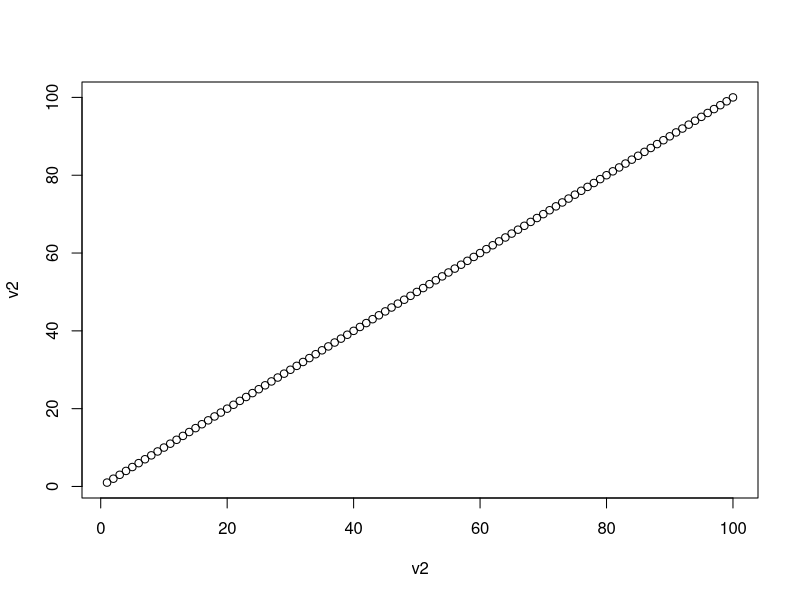
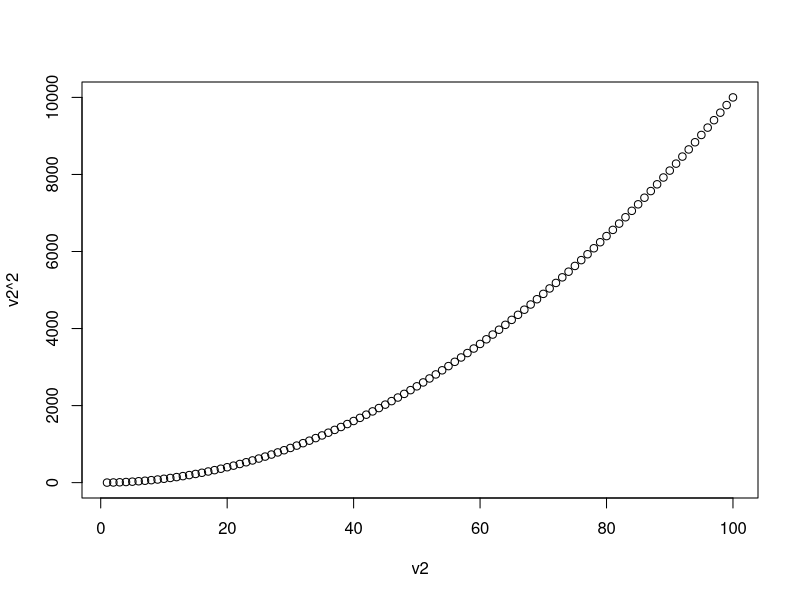
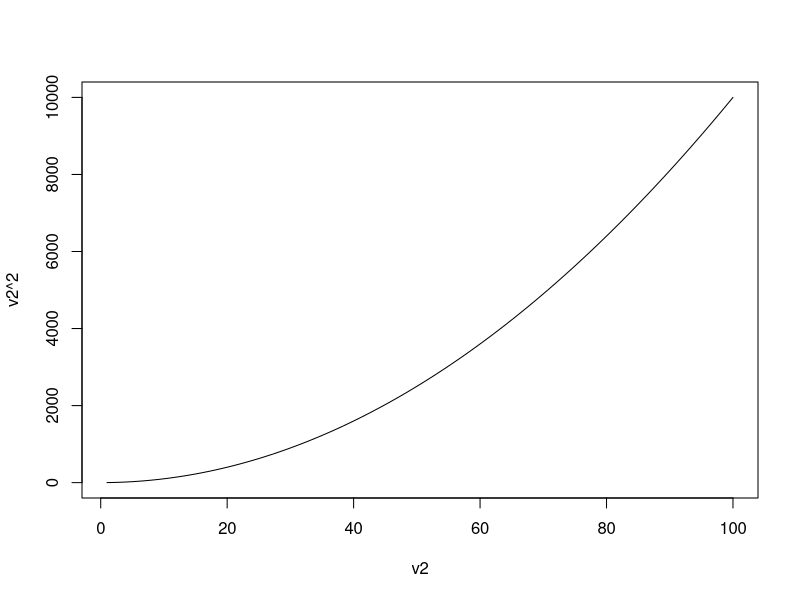
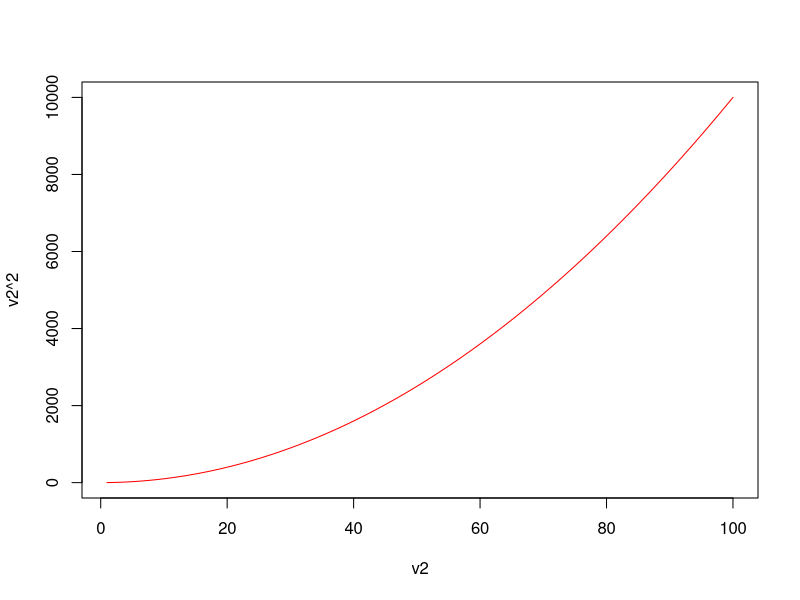
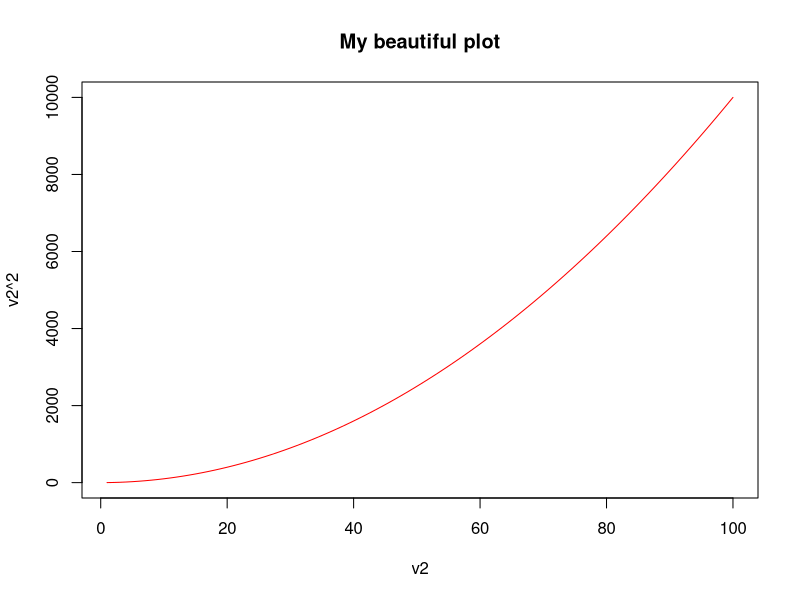
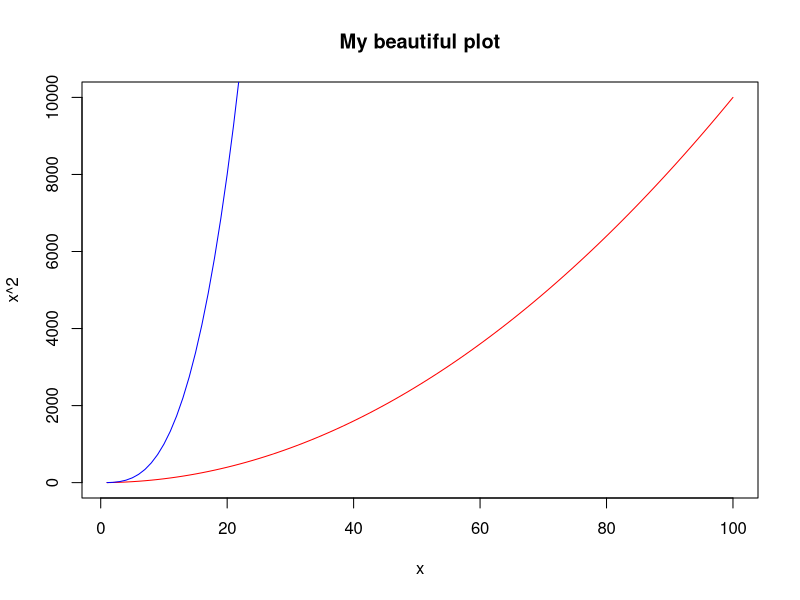
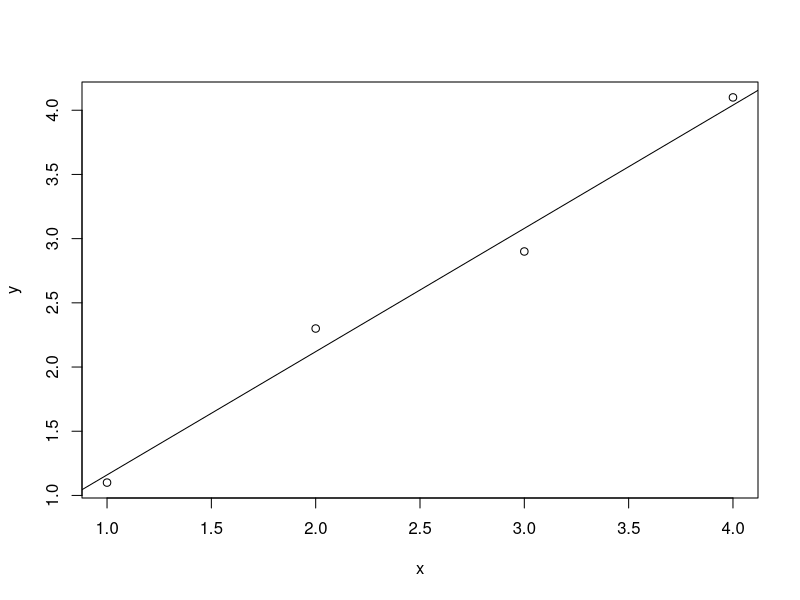
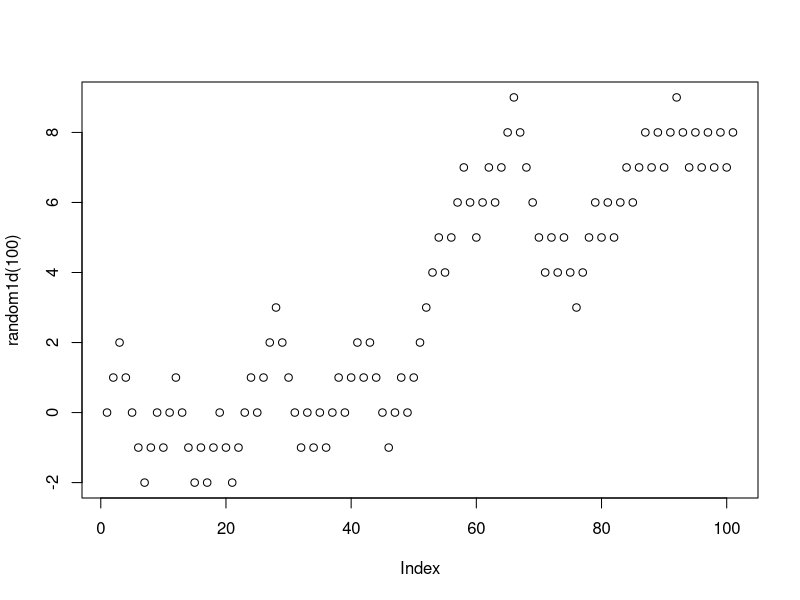

Write R code to recreate these figures, in order.
## ---- chunk 1
# Introduction to variables
# Variables can be any sequence of letter and numbers, but 
# it cannot start with a number
x = 2
x <- 4
2+2 
y <- x^5
y


# Introduction to vectors
v1 <- c(2,3,6,12)
v2 <- 1:100
length(v2)
v2
v3 <- seq(1,100,5)  # call without naming arguments
v3
v3 <- seq(from=1,to=100,by=5) # call with names of arguments
v3
v3 <- seq(to=100,by=5) # call skipping the first argument
#and using the default value 1 - see help(seq)
v3
v3 <- seq(by=5,to=100) # call by arguments and change order or arguments

# Indexing vectors
v3[3] #uses square brackets to obtain the third element of the vector
v3>20 # produce a vector of boolean values that are TRUE when
      #v3 is greater than 20
v3[v3>20] # select from v3 all the values that are greater than 20
v4<-c(1,2,3,4,5)
v4[c(FALSE,TRUE,FALSE,TRUE,FALSE)] #select from v4 the second and fourth element
v3[1:10] # first ten elements
v3[-1] # dropping first element

head(v2) # prints the first few elements of v2
tail(v2) # prints the last few elements of v2
which(v3 == 26) # returns the position of v3 that equals 26

#Numerical operations with vectors
2^v2
log(v2)
v5 <- 101:200
v5-v2
v5/v2
v1/v2

#Using strings in R
mystring <- "Ecology"
vstrg <- c("Anna", "Peter", "Xavier")
vstrg[2]

#making plots in R
plot(v2,v2)
plot(v2,v2^2)
plot(v2,v2^2,type="l")
plot(v2,v2^2,type="l",col="red")
plot(v2,v2^2,type="l",col="red",main="My beautiful plot")
plot(v2,v2^2,type="l",col="red",main="My beautiful plot",xlab="x",
     ylab="x^2")
lines(v2,v2^3,col="blue")

# Matrices in R
m <- matrix(5,3,2)
m
m2 <- matrix(1:6,3,2)
m2
t(m2) # transposes matrix

x <- 1:4
y <- 5:8

m3<-cbind(x,y)
m3
m4<-rbind(x,y)
m4

# Indexing matrices
m3[3,2] #element in row 3 and column 2
m3[1,] #entire first row
m3[,1] #entire first column
colnames(m3)<-c("col1","col2")
m3
m3[,"col2"]


# Lists in R
mylist <- list(elem1=m,elem2=v2,elem3="my list")
mylist$elem2

# Dataframes
df <- as.data.frame(m3)
df$col1
## ---- chunk 2
# FOR loops

for (k in 1:10)  # for k =1, 2, 3, 4, 5,...10
  print (k^2)   #do this

R <- 1.2
n <- 1
print(n[1])
for (t in 1:100)
{
  n[t+1] <- R*n[t]
  print(n[t+1])
}


R <- 1.2
n <- 1
for (t in 1:100)
  n[t+1] <- R*n[t]

# IF conditional statement

# logical operators
# == equal to
# > greater than
# < smaller than
# >= greater or equal
# <= smaller or equal
# != different from
# && and
# || or

if (3>2) print ("yes")
if (3==2) print ("yes") else print("no")

if ((3>2)&&(4>5)) print ("yes")

for (k in 1:10)  # for k =1, 2, 3, 4, 5,...10
  if (k^2>20) print (k^2)  
## ---- chunk 3
# creating FUNCTIONS in r

pythagoras <- function (c1,c2)
{
  h <- sqrt (c1^2 + c2^2)
  return (h)
}

pythagoras(1,1)

pythagoras(5,5)
pythagoras(10,1)

# regression in R

help(lm)
x <- c(1,2,3,4)
y <- c(1.1,2.3,2.9,4.1)
plot(x,y)
myreg<-lm(y ~ x)
summary(myreg)
abline(myreg)
## ---- chunk 4

random1d<-function(tmax)
{
x<-0
for (t in 1:tmax)
{
  r<-runif(1)
  if (r<1/2)
    x[t+1]<-x[t]+1 else
      x[t+1]<-x[t]-1
}
return(x)
}

plot(random1d(100))

tmax<-10000
lastx<-0
for (i in 1:1000)
{
  x<-random1d(tmax)
  lastx[i]<-x[tmax]
}

hist(lastx)
mean(lastx)
d<-sqrt(lastx^2)
hist(d)
mean(d)
median(d)
max(d)
hist(d[d<20],breaks=c(1:20))
